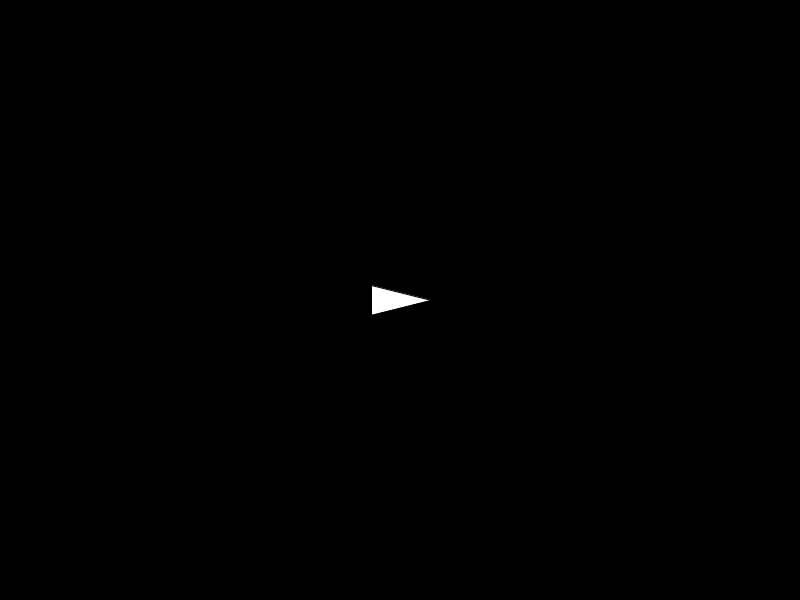
Frame 1 (no input)
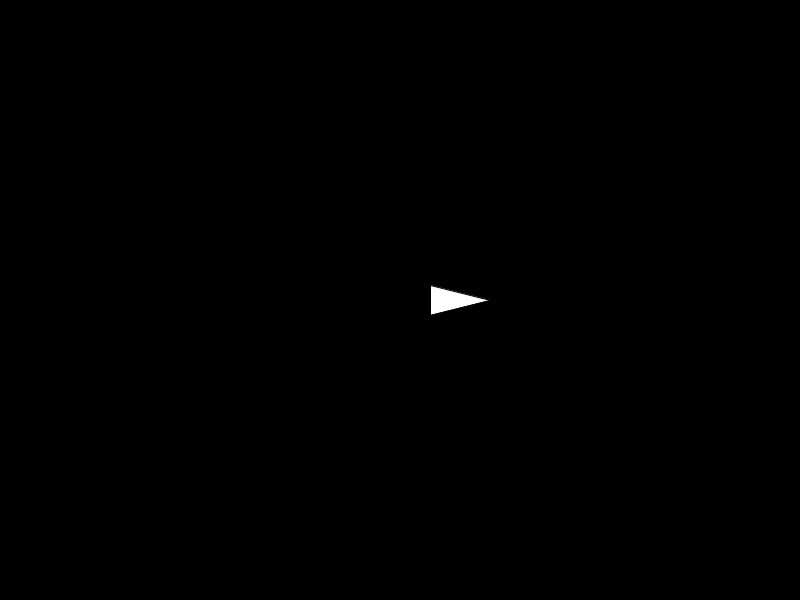
Frame 60 (the mouse pressed at the canvas centre just before this capture)
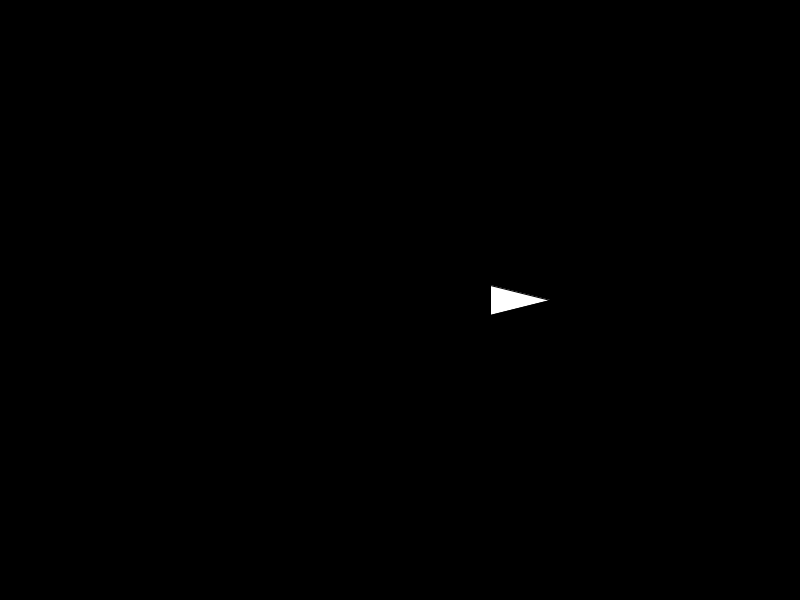
Frame 120 (the mouse held since frame 60 and released just before this capture)

The Processing sketch that drew these frames (run headless with seeded random() and noise(); from frame 60 on, the mouse is pressed at the canvas centre):

// Processing sketch: arrow_23_06_22
// ── arrow_23_06_22.pde
float r = 30;
PVector loc;
PVector force;
float angle;

float speed = 0;

float px, py;


void setup(){
  size(800, 600);
  
  loc = new PVector(width/2, height/2);
  force = new PVector(1, speed);
  angle = 0;
  
  px = mouseX;
  py = mouseY;
}


void applyForce(){
  force.y = speed;
  angle = force.heading();
  loc.add(force);
}


void headTowardsMouse(){
  PVector mouse = new PVector(mouseX, mouseY);
  force = PVector.sub(mouse, loc);
  force.normalize();
  force.mult(2);
  
}



void draw(){
  background(0);
  
  //headTowardsMouse();
  applyForce();
  
  translate(loc.x, loc.y);
  rotate(angle);
  beginShape(TRIANGLES);
  vertex(r, 0);
  vertex(-r, -r/2);
  vertex(-r, r/2);
  endShape();
  
}


//void mouseMoved(){
//  if (py - mouseY > 0)
//    speed -= 0.5;
//  else
//    speed += 0.5;
    
//  py = mouseY;  
//}
